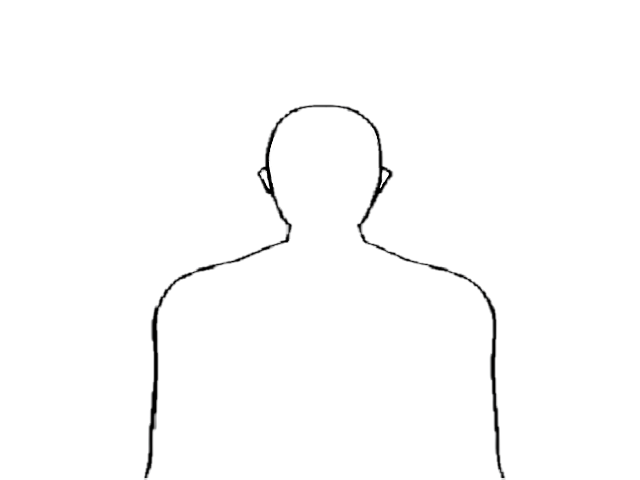
#> input picture Demo/image/GuideLine.png, 640 x 480 px, found by its file name
$ jupyter execute --allow-errors GuideLine.ipynb
#> lines starting #> are read from the running program, lines starting #| are printed output that depends on the picture; after the words box and inside, x2 and y2 are one past the last pixel; in counts of white or black regions, pixels touching at a corner belong together
[cell 1]
import cv2
import numpy as np

[cell 2]
#가이드라인 이미지 불러오고 GraySCale, Edge 검출
img = cv2.imread('guideline.png')
#> img is the input picture: shape (480, 640, 3); mean B, G, R 252.4, 252.4, 252.4
gray = cv2.cvtColor(img,cv2.COLOR_BGR2GRAY)
edges = cv2.Canny(gray,50,150,apertureSize=3)
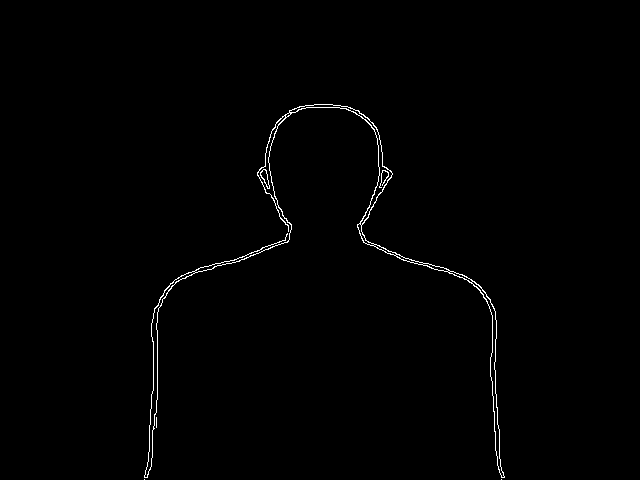
#> edges: shape (480, 640); 0.74% white in thin lines or dots, all inside (x1, y1, x2, y2) = (144, 104, 505, 480)

#Egdge 반전
edges = 255 - edges
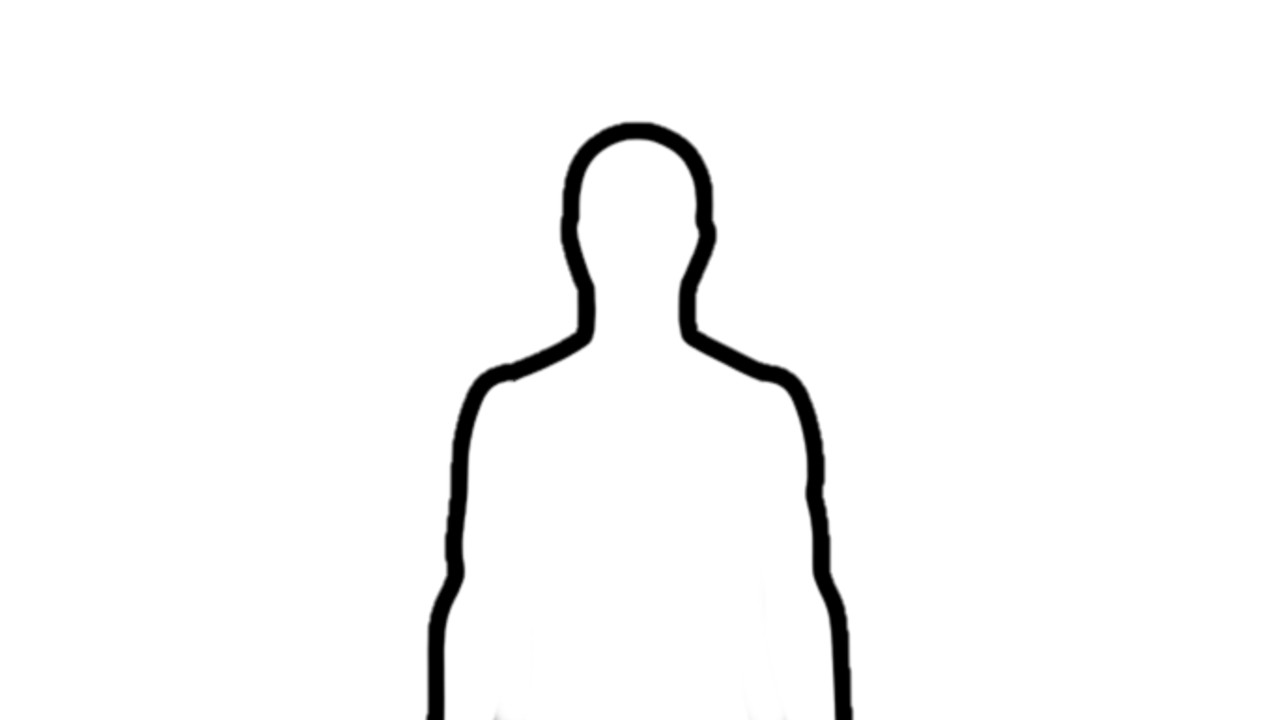
#> input picture 무제.jpg, 1280 x 720 px, given in place of the camera
#> further down, frame is the input picture: shape (720, 1280, 3); min 0, max 255, mean 248.4

#Image Debug
cv2.imshow("guideline",edges)
cv2.waitKey(0)
cv2.destroyAllWindows()

[cell 3]
# 카메라 캡처 객체 생성
cap = cv2.VideoCapture(0)

#> (the rest of this cell did not finish here and is left out)
